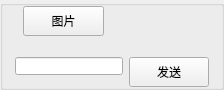
        <widget class="QGroupBox" name="groupBox_3">
         <property name="minimumSize">
          <size>
           <width>0</width>
           <height>90</height>
          </size>
         </property>
         <property name="maximumSize">
          <size>
           <width>16777215</width>
           <height>90</height>
          </size>
         </property>
         <property name="styleSheet">
          <string notr="true">#groupBox_3{
border:none;
}</string>
         </property>
         <property name="title">
          <string/>
         </property>
         <layout class="QVBoxLayout" name="verticalLayout_3">
          <property name="leftMargin">
           <number>0</number>
          </property>
          <property name="topMargin">
           <number>0</number>
          </property>
          <property name="rightMargin">
           <number>0</number>
          </property>
          <property name="bottomMargin">
           <number>0</number>
          </property>
          <item>
           <widget class="QGroupBox" name="groupBox_9">
            <property name="minimumSize">
             <size>
              <width>20</width>
              <height>30</height>
             </size>
            </property>
            <property name="styleSheet">
             <string notr="true">#groupBox_9{
border:none;
}</string>
            </property>
            <property name="title">
             <string/>
            </property>
            <widget class="PushButton" name="add_photo_button">
             <property name="geometry">
              <rect>
               <x>20</x>
               <y>0</y>
               <width>81</width>
               <height>30</height>
              </rect>
             </property>
             <property name="minimumSize">
              <size>
               <width>10</width>
               <height>30</height>
              </size>
             </property>
             <property name="maximumSize">
              <size>
               <width>16777215</width>
               <height>30</height>
              </size>
             </property>
             <property name="text">
              <string>图片</string>
             </property>
            </widget>
           </widget>
          </item>
          <item>
           <widget class="QGroupBox" name="groupBox_8">
            <property name="maximumSize">
             <size>
              <width>16777215</width>
              <height>16777215</height>
             </size>
            </property>
            <property name="styleSheet">
             <string notr="true">#groupBox_8{
border:none;
}</string>
            </property>
            <property name="title">
             <string/>
            </property>
            <layout class="QHBoxLayout" name="horizontalLayout_5">
             <item>
              <widget class="LineEdit" name="message"/>
             </item>
             <item>
              <widget class="PushButton" name="send_message_button">
               <property name="minimumSize">
                <size>
                 <width>0</width>
                 <height>30</height>
                </size>
               </property>
               <property name="text">
                <string>发送</string>
               </property>
              </widget>
             </item>
            </layout>
           </widget>
          </item>
         </layout>
        </widget>
